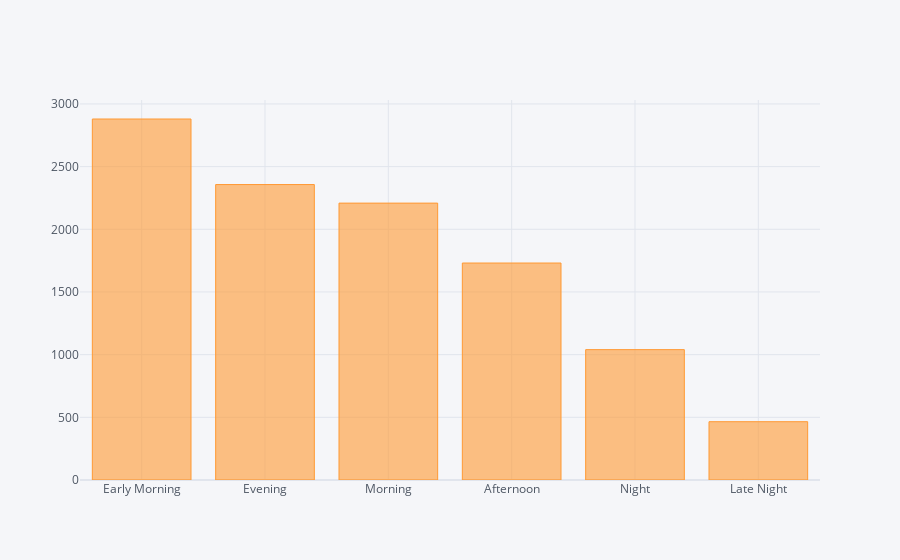

Here is the notebook cell this chart was saved with:
### Code cell
data["Dep_Time_hour"].apply(flight_dep_time).value_counts().iplot(kind='bar')

### Figure 1 — Plotly figure (JSON) as saved in the notebook; plotly's stock layout.template omitted (floating-point values rounded to 4 significant figures)
{"data": [{"marker": {"color": "rgba(255, 153, 51, 0.6)", "line": {"color": "rgba(255, 153, 51, 1.0)", "width": 1}}, "name": "Dep_Time_hour", "orientation": "v", "text": "", "type": "bar", "x": ["Early Morning", "Evening", "Morning", "Afternoon", "Night", "Late Night"], "y": [2880, 2357, 2209, 1731, 1040, 465]}], "layout": {"legend": {"bgcolor": "#F5F6F9", "font": {"color": "#4D5663"}}, "paper_bgcolor": "#F5F6F9", "plot_bgcolor": "#F5F6F9", "title": {"font": {"color": "#4D5663"}}, "xaxis": {"gridcolor": "#E1E5ED", "showgrid": true, "tickfont": {"color": "#4D5663"}, "title": {"font": {"color": "#4D5663"}, "text": ""}, "zerolinecolor": "#E1E5ED"}, "yaxis": {"gridcolor": "#E1E5ED", "showgrid": true, "tickfont": {"color": "#4D5663"}, "title": {"font": {"color": "#4D5663"}, "text": ""}, "zerolinecolor": "#E1E5ED"}}}
